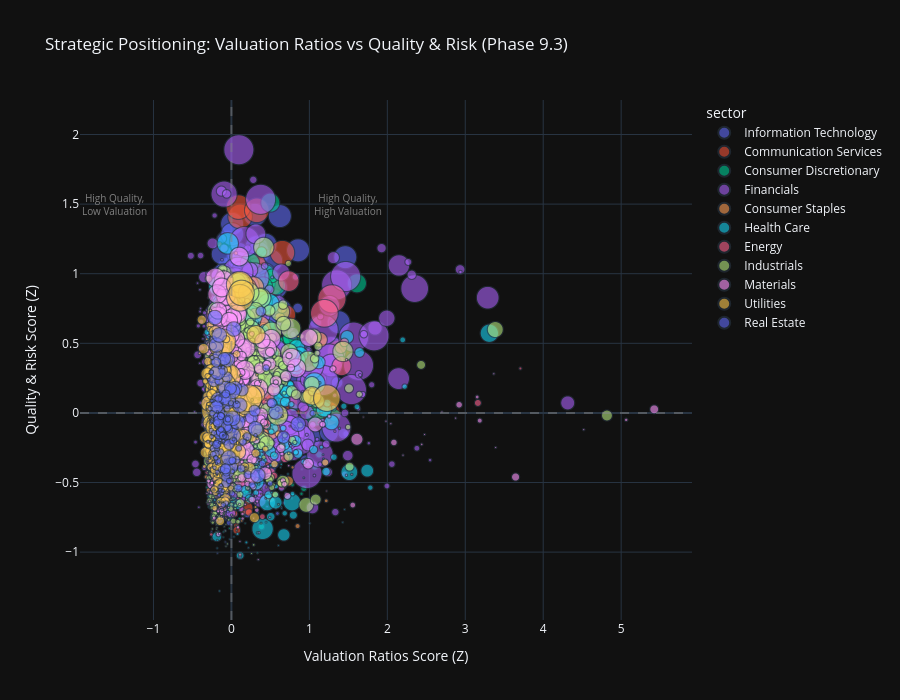

The code cell stored with this chart in its notebook:
### Code cell
# Visualization 5: Category-Sector Bubble Chart (Value vs Quality Trade-offs)
print("\n📊 Category-Sector Bubble Chart:")

# Create scatter plot comparing two key categories with sector coloring
if 'category_score_matrix' in locals() and not category_score_matrix.empty:
    # Select two categories for comparison (e.g., Valuation vs Quality)
    categories_list = list(category_score_matrix.columns)

    # Default to Valuation Ratios (cat 2) vs Quality & Risk (cat 4) if available
    x_category = 'Valuation Ratios' if 'Valuation Ratios' in categories_list else categories_list[0]
    y_category = 'Quality & Risk' if 'Quality & Risk' in categories_list else (
        categories_list[1] if len(categories_list) > 1 else categories_list[0]
    )

    # Prepare data for bubble chart
    bubble_data = pd.DataFrame({
        x_category: category_score_matrix[x_category],
        y_category: category_score_matrix[y_category],
        'sector': all_stocks_scaled['sector'].values,
        'ticker': all_stocks_scaled.get('ticker', range(len(category_score_matrix))),
        'market_cap': all_stocks_imputed.get('market_cap', 100)  # Use raw (unscaled) data for bubble size
        }).dropna()

    # Create bubble chart
    fig_bubble = px.scatter(
            bubble_data,
            x=x_category,
            y=y_category,
            color='sector',
            size='market_cap',
            hover_data=['ticker'],
            title=f"Strategic Positioning: {x_category} vs {y_category} (Phase 9.3)",
            labels={
                x_category: f"{x_category} Score (Z)",
                y_category: f"{y_category} Score (Z)"
                },
            size_max=30,
            opacity=0.6
            )

    # Add quadrant lines
    fig_bubble.add_hline(y=0, line_dash="dash", line_color="gray", opacity=0.5)
    fig_bubble.add_vline(x=0, line_dash="dash", line_color="gray", opacity=0.5)

    # Add quadrant labels
    fig_bubble.add_annotation(
            text="High Quality,<br>High Valuation", x=1.5, y=1.5,
            showarrow=False, font=dict(size=10, color="gray")
            )
    fig_bubble.add_annotation(
            text="High Quality,<br>Low Valuation", x=-1.5, y=1.5,
            showarrow=False, font=dict(size=10, color="gray")
            )

    fig_bubble.update_layout(height=700)

    fig_bubble.show()
    output_path = eda_output_dir / "phase93_category_sector_bubble_chart.html"
    fig_bubble.write_html(output_path)

    print(f"\n✓ Category-sector bubble chart complete")
    print(f"  X-axis: {x_category}")
    print(f"  Y-axis: {y_category}")
    print(f"  Data points: {len(bubble_data)}")
    print(f"  Output: {output_path}")

    # Identify quadrants
    q1 = bubble_data[(bubble_data[x_category] > 0) & (bubble_data[y_category] > 0)]
    q2 = bubble_data[(bubble_data[x_category] < 0) & (bubble_data[y_category] > 0)]
    q3 = bubble_data[(bubble_data[x_category] < 0) & (bubble_data[y_category] < 0)]
    q4 = bubble_data[(bubble_data[x_category] > 0) & (bubble_data[y_category] < 0)]

    print(f"\n  📍 Quadrant Distribution:")
    print(f"    Q1 (High Val, High Qual): {len(q1)} stocks ({len(q1) / len(bubble_data) * 100:.1f}%)")
    print(
            f"    Q2 (Low Val, High Qual): {len(q2)} stocks ({len(q2) / len(bubble_data) * 100:.1f}%) - Value opportunities")
    print(f"    Q3 (Low Val, Low Qual): {len(q3)} stocks ({len(q3) / len(bubble_data) * 100:.1f}%)")
    print(f"    Q4 (High Val, Low Qual): {len(q4)} stocks ({len(q4) / len(bubble_data) * 100:.1f}%) - Risk flags")
else:
    print("  ⚠️ No category score data available for bubble chart")

### Figure 1 — Plotly figure (JSON) as saved in the notebook; plotly's stock layout.template omitted (floating-point values rounded to 4 significant figures; data arrays with more than 128 entries replaced by an {"elided": "..."} marker saying what was removed)
{"data": [{"customdata": {"elided": "874x1 str values"}, "hovertemplate": "sector=Information Technology<br>Valuation Ratios Score (Z)=%{x}<br>Quality & Risk Score (Z)=%{y}<br>market_cap=%{marker.size}<br>ticker=%{customdata[0]}<extra></extra>", "legendgroup": "Information Technology", "marker": {"color": "#636efa", "opacity": 0.6, "size": {"elided": "874 float values"}, "sizemode": "area", "sizeref": 48.6, "symbol": "circle"}, "mode": "markers", "name": "Information Technology", "showlegend": true, "x": {"elided": "874 float values"}, "xaxis": "x", "y": {"elided": "874 float values"}, "yaxis": "y", "type": "scattergl"}, {"customdata": {"elided": "318x1 str values"}, "hovertemplate": "sector=Communication Services<br>Valuation Ratios Score (Z)=%{x}<br>Quality & Risk Score (Z)=%{y}<br>market_cap=%{marker.size}<br>ticker=%{customdata[0]}<extra></extra>", "legendgroup": "Communication Services", "marker": {"color": "#EF553B", "opacity": 0.6, "size": {"elided": "318 float values"}, "sizemode": "area", "sizeref": 48.6, "symbol": "circle"}, "mode": "markers", "name": "Communication Services", "showlegend": true, "x": {"elided": "318 float values"}, "xaxis": "x", "y": {"elided": "318 float values"}, "yaxis": "y", "type": "scattergl"}, {"customdata": {"elided": "868x1 str values"}, "hovertemplate": "sector=Consumer Discretionary<br>Valuation Ratios Score (Z)=%{x}<br>Quality & Risk Score (Z)=%{y}<br>market_cap=%{marker.size}<br>ticker=%{customdata[0]}<extra></extra>", "legendgroup": "Consumer Discretionary", "marker": {"color": "#00cc96", "opacity": 0.6, "size": {"elided": "868 float values"}, "sizemode": "area", "sizeref": 48.6, "symbol": "circle"}, "mode": "markers", "name": "Consumer Discretionary", "showlegend": true, "x": {"elided": "868 float values"}, "xaxis": "x", "y": {"elided": "868 float values"}, "yaxis": "y", "type": "scattergl"}, {"customdata": {"elided": "980x1 str values"}, "hovertemplate": "sector=Financials<br>Valuation Ratios Score (Z)=%{x}<br>Quality & Risk Score (Z)=%{y}<br>market_cap=%{marker.size}<br>ticker=%{customdata[0]}<extra></extra>", "legendgroup": "Financials", "marker": {"color": "#ab63fa", "opacity": 0.6, "size": {"elided": "980 float values"}, "sizemode": "area", "sizeref": 48.6, "symbol": "circle"}, "mode": "markers", "name": "Financials", "showlegend": true, "x": {"elided": "980 float values"}, "xaxis": "x", "y": {"elided": "980 float values"}, "yaxis": "y", "type": "scattergl"}, {"customdata": {"elided": "475x1 str values"}, "hovertemplate": "sector=Consumer Staples<br>Valuation Ratios Score (Z)=%{x}<br>Quality & Risk Score (Z)=%{y}<br>market_cap=%{marker.size}<br>ticker=%{customdata[0]}<extra></extra>", "legendgroup": "Consumer Staples", "marker": {"color": "#FFA15A", "opacity": 0.6, "size": {"elided": "475 float values"}, "sizemode": "area", "sizeref": 48.6, "symbol": "circle"}, "mode": "markers", "name": "Consumer Staples", "showlegend": true, "x": {"elided": "475 float values"}, "xaxis": "x", "y": {"elided": "475 float values"}, "yaxis": "y", "type": "scattergl"}, {"customdata": {"elided": "695x1 str values"}, "hovertemplate": "sector=Health Care<br>Valuation Ratios Score (Z)=%{x}<br>Quality & Risk Score (Z)=%{y}<br>market_cap=%{marker.size}<br>ticker=%{customdata[0]}<extra></extra>", "legendgroup": "Health Care", "marker": {"color": "#19d3f3", "opacity": 0.6, "size": {"elided": "695 float values"}, "sizemode": "area", "sizeref": 48.6, "symbol": "circle"}, "mode": "markers", "name": "Health Care", "showlegend": true, "x": {"elided": "695 float values"}, "xaxis": "x", "y": {"elided": "695 float values"}, "yaxis": "y", "type": "scattergl"}, {"customdata": {"elided": "302x1 str values"}, "hovertemplate": "sector=Energy<br>Valuation Ratios Score (Z)=%{x}<br>Quality & Risk Score (Z)=%{y}<br>market_cap=%{marker.size}<br>ticker=%{customdata[0]}<extra></extra>", "legendgroup": "Energy", "marker": {"color": "#FF6692", "opacity": 0.6, "size": {"elided": "302 float values"}, "sizemode": "area", "sizeref": 48.6, "symbol": "circle"}, "mode": "markers", "name": "Energy", "showlegend": true, "x": {"elided": "302 float values"}, "xaxis": "x", "y": {"elided": "302 float values"}, "yaxis": "y", "type": "scattergl"}, {"customdata": {"elided": "1394x1 str values"}, "hovertemplate": "sector=Industrials<br>Valuation Ratios Score (Z)=%{x}<br>Quality & Risk Score (Z)=%{y}<br>market_cap=%{marker.size}<br>ticker=%{customdata[0]}<extra></extra>", "legendgroup": "Industrials", "marker": {"color": "#B6E880", "opacity": 0.6, "size": {"elided": "1394 float values"}, "sizemode": "area", "sizeref": 48.6, "symbol": "circle"}, "mode": "markers", "name": "Industrials", "showlegend": true, "x": {"elided": "1394 float values"}, "xaxis": "x", "y": {"elided": "1394 float values"}, "yaxis": "y", "type": "scattergl"}, {"customdata": {"elided": "638x1 str values"}, "hovertemplate": "sector=Materials<br>Valuation Ratios Score (Z)=%{x}<br>Quality & Risk Score (Z)=%{y}<br>market_cap=%{marker.size}<br>ticker=%{customdata[0]}<extra></extra>", "legendgroup": "Materials", "marker": {"color": "#FF97FF", "opacity": 0.6, "size": {"elided": "638 float values"}, "sizemode": "area", "sizeref": 48.6, "symbol": "circle"}, "mode": "markers", "name": "Materials", "showlegend": true, "x": {"elided": "638 float values"}, "xaxis": "x", "y": {"elided": "638 float values"}, "yaxis": "y", "type": "scattergl"}, {"customdata": {"elided": "228x1 str values"}, "hovertemplate": "sector=Utilities<br>Valuation Ratios Score (Z)=%{x}<br>Quality & Risk Score (Z)=%{y}<br>market_cap=%{marker.size}<br>ticker=%{customdata[0]}<extra></extra>", "legendgroup": "Utilities", "marker": {"color": "#FECB52", "opacity": 0.6, "size": {"elided": "228 float values"}, "sizemode": "area", "sizeref": 48.6, "symbol": "circle"}, "mode": "markers", "name": "Utilities", "showlegend": true, "x": {"elided": "228 float values"}, "xaxis": "x", "y": {"elided": "228 float values"}, "yaxis": "y", "type": "scattergl"}, {"customdata": {"elided": "202x1 str values"}, "hovertemplate": "sector=Real Estate<br>Valuation Ratios Score (Z)=%{x}<br>Quality & Risk Score (Z)=%{y}<br>market_cap=%{marker.size}<br>ticker=%{customdata[0]}<extra></extra>", "legendgroup": "Real Estate", "marker": {"color": "#636efa", "opacity": 0.6, "size": {"elided": "202 float values"}, "sizemode": "area", "sizeref": 48.6, "symbol": "circle"}, "mode": "markers", "name": "Real Estate", "showlegend": true, "x": {"elided": "202 float values"}, "xaxis": "x", "y": {"elided": "202 float values"}, "yaxis": "y", "type": "scattergl"}], "layout": {"xaxis": {"anchor": "y", "domain": [0.0, 1.0], "title": {"text": "Valuation Ratios Score (Z)"}}, "yaxis": {"anchor": "x", "domain": [0.0, 1.0], "title": {"text": "Quality & Risk Score (Z)"}}, "legend": {"title": {"text": "sector"}, "tracegroupgap": 0, "itemsizing": "constant"}, "title": {"text": "Strategic Positioning: Valuation Ratios vs Quality & Risk (Phase 9.3)"}, "shapes": [{"line": {"color": "gray", "dash": "dash"}, "opacity": 0.5, "type": "line", "x0": 0, "x1": 1, "xref": "x domain", "y0": 0, "y1": 0, "yref": "y"}, {"line": {"color": "gray", "dash": "dash"}, "opacity": 0.5, "type": "line", "x0": 0, "x1": 0, "xref": "x", "y0": 0, "y1": 1, "yref": "y domain"}], "annotations": [{"font": {"color": "gray", "size": 10}, "showarrow": false, "text": "High Quality,<br>High Valuation", "x": 1.5, "y": 1.5}, {"font": {"color": "gray", "size": 10}, "showarrow": false, "text": "High Quality,<br>Low Valuation", "x": -1.5, "y": 1.5}], "height": 700}}
